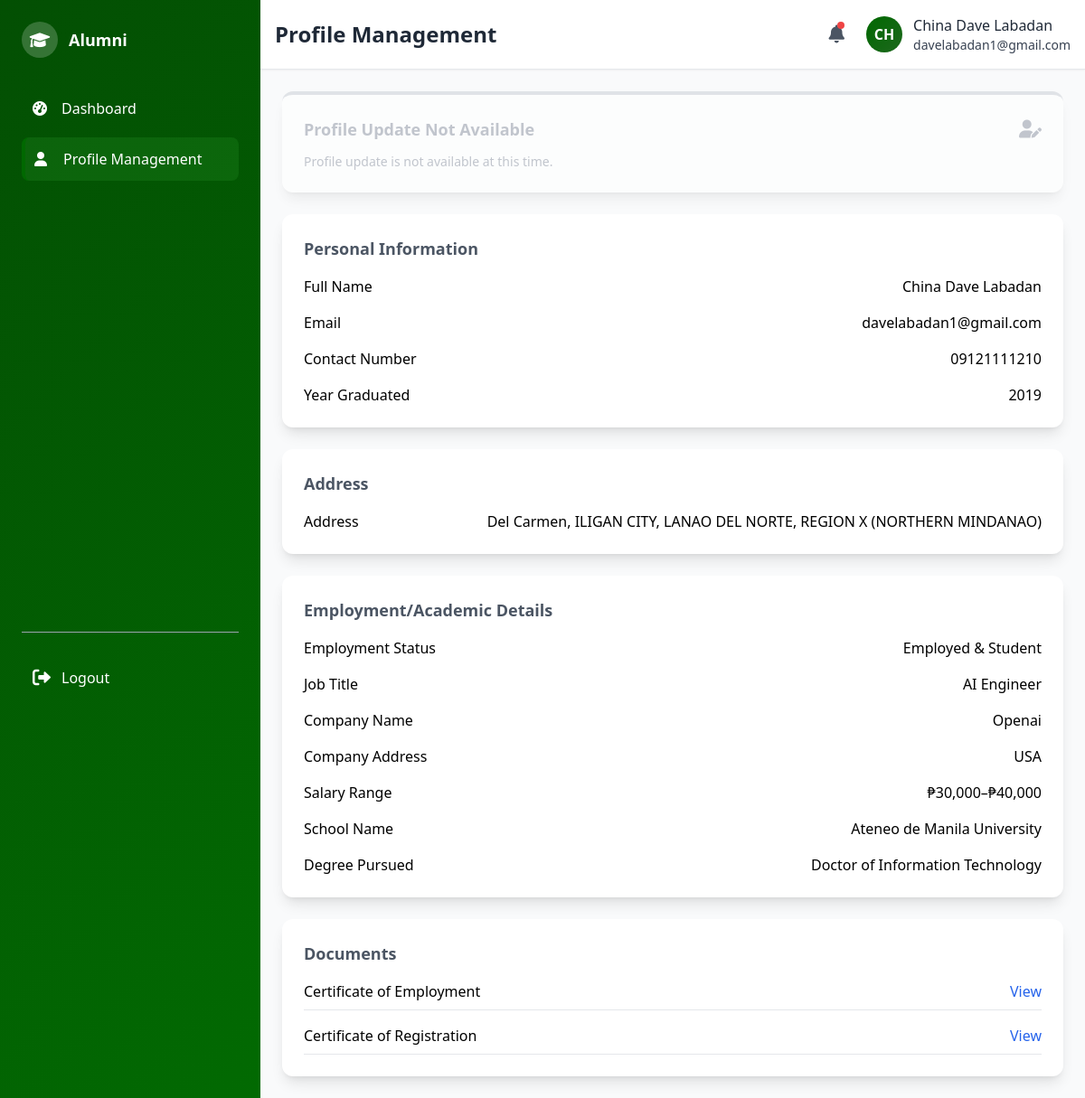
Screenshot of /alumni/alumni_profile.php (signed in) with the database file from the repository.
### tables this page shows
CREATE TABLE `alumni_profile` (
  `user_id` int(11) NOT NULL,
  `address_id` int(11) DEFAULT NULL,
  `first_name` varchar(100) NOT NULL,
  `middle_name` varchar(100) DEFAULT NULL,
  `last_name` varchar(100) NOT NULL,
  `contact_number` varchar(20) NOT NULL,
  `year_graduated` year(4) DEFAULT NULL,
  `employment_status` enum('Employed','Self-Employed','Unemployed','Student','Employed & Student') DEFAULT NULL,
  `photo_path` varchar(255) DEFAULT NULL,
  `last_profile_update` timestamp NULL DEFAULT NULL,
  `submission_status` enum('Pending','Approved','Rejected') DEFAULT 'Pending',
  `rejection_reason` text DEFAULT NULL,
  `rejected_at` timestamp NULL DEFAULT NULL,
  `submitted_at` timestamp NOT NULL DEFAULT current_timestamp()
);

CREATE TABLE `users` (
  `user_id` int(11) NOT NULL,
  `email` varchar(100) NOT NULL,
  `password` varchar(200) NOT NULL,
  `role` enum('admin','alumni') NOT NULL,
  `name` varchar(150) NOT NULL,
  `created_at` timestamp NOT NULL DEFAULT current_timestamp()
);

CREATE TABLE `employment_info` (
  `employment_id` int(11) NOT NULL,
  `user_id` int(11) NOT NULL,
  `job_title_id` int(11) DEFAULT NULL,
  `company_name` varchar(150) DEFAULT NULL,
  `salary_range` enum('Below ₱10,000','₱10,000–₱20,000','₱20,000–₱30,000','₱30,000–₱40,000','₱40,000–₱50,000','Above ₱50,000') DEFAULT NULL,
  `business_type` varchar(255) DEFAULT NULL,
  `company_address` varchar(255) DEFAULT NULL
);

CREATE TABLE `job_titles` (
  `job_title_id` int(11) NOT NULL,
  `title` varchar(150) NOT NULL
);

CREATE TABLE `education_info` (
  `education_id` int(11) NOT NULL,
  `user_id` int(11) NOT NULL,
  `school_name` varchar(255) NOT NULL,
  `degree_pursued` varchar(255) NOT NULL,
  `start_year` year(4) DEFAULT NULL,
  `end_year` year(4) DEFAULT NULL
);

CREATE TABLE `alumni_documents` (
  `doc_id` int(11) NOT NULL,
  `user_id` int(11) NOT NULL,
  `document_type` enum('COR','COE','B_CERT') NOT NULL,
  `file_path` varchar(255) NOT NULL
);

### alumni/alumni_profile.php (the view, shortened to what the rows shown need)
<?php
include("../connect.php");
$user_id = $_SESSION['user_id'];
$page_title = "Profile Management";
$stmt = $conn->prepare("
    SELECT ap.*, u.email,
           tb.barangay_name, tm.municipality_name, tp.province_name, tr.region_name,
           tr.region_id, tp.province_id, tm.municipality_id, tb.barangay_id
    FROM alumni_profile ap
    LEFT JOIN users u ON ap.user_id = u.user_id
    LEFT JOIN address a ON ap.address_id = a.address_id
    LEFT JOIN table_barangay tb ON a.barangay_id = tb.barangay_id
    LEFT JOIN table_municipality tm ON tb.municipality_id = tm.municipality_id
    LEFT JOIN table_province tp ON tm.province_id = tp.province_id
    LEFT JOIN table_region tr ON tp.region_id = tr.region_id
    WHERE ap.user_id = ?
");
$stmt->bind_param("i", $user_id);
$stmt->execute();
$result = $stmt->get_result();
$profile = $result->fetch_assoc() ?: [];
$stmt = $conn->prepare("SELECT ei.*, jt.title AS job_title, ei.business_type FROM employment_info ei LEFT JOIN job_titles jt ON ei.job_title_id = jt.job_title_id WHERE ei.user_id = ?");
$stmt->bind_param("i", $user_id);
$stmt->execute();
$result = $stmt->get_result();
$employment = $result->fetch_assoc() ?: [];
$stmt = $conn->prepare("SELECT * FROM education_info WHERE user_id = ?");
$stmt->bind_param("i", $user_id);
$stmt->execute();
$result = $stmt->get_result();
$education = $result->fetch_assoc() ?: [];
$stmt = $conn->prepare("SELECT document_type, file_path FROM alumni_documents WHERE user_id = ?");
$stmt->bind_param("i", $user_id);
$stmt->execute();
$result = $stmt->get_result();
$docs = $result->fetch_all(MYSQLI_ASSOC);
?>
<div class="space-y-6">
    <?php if (!empty($profile) && ($profile['submission_status'] ?? '') !== 'Rejected'): ?>
        <div class="bg-white p-6 rounded-xl shadow-lg">
            <dl class="grid grid-cols-1 gap-4">
                <?php if (in_array($profile['employment_status'] ?? '', ['Employed', 'Self-Employed', 'Employed & Student'])): ?>
                    <?php if (($profile['employment_status'] ?? '') !== 'Self-Employed'): ?>
                        <div class="flex justify-between">
                            <dt class="font-medium">Job Title</dt>
                            <dd><?php echo htmlspecialchars($employment['job_title'] ?? 'N/A'); ?></dd>
                        </div>
                        <div class="flex justify-between">
                            <dt class="font-medium">Company Name</dt>
                            <dd><?php echo htmlspecialchars($employment['company_name'] ?? 'N/A'); ?></dd>
                        </div>
                        <div class="flex justify-between">
                            <dt class="font-medium">Company Address</dt>
                            <dd><?php echo htmlspecialchars($employment['company_address'] ?? 'N/A'); ?></dd>
                        </div>
                    <?php endif; ?>
                    <div class="flex justify-between">
                        <dt class="font-medium"><?php echo (($profile['employment_status'] ?? '') === 'Self-Employed') ? 'Monthly Income Range' : 'Salary Range'; ?></dt>
                        <dd><?php echo htmlspecialchars($employment['salary_range'] ?? 'N/A'); ?></dd>
                    </div>
                <?php endif; ?>
                <?php if (in_array($profile['employment_status'] ?? '', ['Student', 'Employed & Student'])): ?>
                    <div class="flex justify-between">
                        <dt class="font-medium">School Name</dt>
                        <dd><?php echo htmlspecialchars($education['school_name'] ?? 'N/A'); ?></dd>
                    </div>
                    <div class="flex justify-between">
                        <dt class="font-medium">Degree Pursued</dt>
                        <dd><?php echo htmlspecialchars($education['degree_pursued'] ?? 'N/A'); ?></dd>
                    </div>
                <?php endif; ?>
            </dl>
        </div>
        <div class="bg-white p-6 rounded-xl shadow-lg">
            <?php if (empty($docs)): ?>
                <p class="text-sm text-gray-500">No documents uploaded.</p>
            <?php else: ?>
                <div class="space-y-4">
                    <?php
                    foreach ($docs as $doc):
                        $doc_type_name = $doc['document_type'] === 'COE' ? 'Certificate of Employment' :
                                    ($doc['document_type'] === 'B_CERT' ? 'Business Certificate' :
                                    ($doc['document_type'] === 'COR' ? 'Certificate of Registration' : $doc['document_type']));
                    ?>
                        <div class="flex justify-between items-center border-b pb-2">
                            <span class="font-medium"><?php echo htmlspecialchars($doc_type_name); ?></span>
                            <a href="../<?php echo htmlspecialchars($doc['file_path']); ?>" target="_blank" class="text-blue-600 hover:underline">View</a>
                        </div>
                    <?php endforeach; ?>
                </div>
            <?php endif; ?>
        </div>
    <?php endif; ?>
</div>
<?php
$page_content = ob_get_clean();
include("alumni_format.php");
?>

### alumni/alumni_format.php (shortened to what the rows shown need)
<?php
include("../connect.php");
$user_id = $_SESSION["user_id"];
$stmt = $conn->prepare("
    SELECT ap.first_name, ap.last_name, u.email, u.name as user_name
    FROM users u
    LEFT JOIN alumni_profile ap ON u.user_id = ap.user_id
    WHERE u.user_id = ?
");
$stmt->bind_param("i", $user_id);
$stmt->execute();
$result = $stmt->get_result();
$profile = $result->fetch_assoc() ?: [];
$full_name = 'Alumni';
if (!empty($profile)) {
    if (!empty($profile['first_name']) || !empty($profile['last_name'])) {
        $full_name = trim(
            ($profile['first_name'] ?? '') . ' ' .
            ($profile['last_name'] ?? '')
        );
    } elseif (!empty($profile['user_name'])) {
        $full_name = $profile['user_name'];
    }
}
$page_title = $page_title ?? "Alumni Page";
?>
<!DOCTYPE html>
<html lang="en">
<head>
    <script src="https://cdn.tailwindcss.com"></script>
    <link href="https://cdnjs.cloudflare.com/ajax/libs/font-awesome/6.0.0/css/all.min.css" rel="stylesheet">
    <link rel="stylesheet" href="alumni_format.css">
</head>
<body class="bg-gray-50 min-h-screen flex">
    <aside class="w-72 gradient-bg text-white flex-shrink-0">
        <div class="sidebar-wrapper flex flex-col justify-between">
            <div class="p-6">
                <div class="flex items-center space-x-3 mb-8">
                    <h2 class="font-bold text-lg">Alumni</h2>
                </div>
            </div>
        </div>
    </aside>
    <div class="flex-1 flex flex-col">
        <header class="bg-white shadow-sm border-b p-4">
            <div class="flex items-center justify-between">
                <h1 class="text-2xl font-bold text-gray-800"><?php echo htmlspecialchars($page_title); ?></h1>
                <div class="flex items-center space-x-6">
                    <div class="flex items-center space-x-3">
                        <div class="profile-avatar w-10 h-10 rounded-full flex items-center justify-center text-white font-bold overflow-hidden">
                            <?php
                            $stmt = $conn->prepare("SELECT ap.photo_path, u.name, u.email FROM users u LEFT JOIN alumni_profile ap ON u.user_id = ap.user_id WHERE u.user_id = ?");
                            $stmt->bind_param("i", $user_id);
                            $stmt->execute();
                            $result = $stmt->get_result();
                            $initials = 'AL';
                            $user_email = '';
                            $photo_path = null;
                            if ($row = $result->fetch_assoc()) {
                                $initials = strtoupper(substr(trim($row['name'] ?: 'Alumni'), 0, 2));
                                $user_email = $row['email'];
                                $photo_path = $row['photo_path'];
                            }
                            if ($photo_path && file_exists("../" . $photo_path)) {
                                echo '<img src="../' . htmlspecialchars($photo_path) . '" alt="Profile" class="w-full h-full object-cover">';
                            } else {
                                echo htmlspecialchars($initials);
                            }
                            ?>
                        </div>
                        <div class="hidden md:block">
                            <p class="font-medium text-gray-800"><?php echo htmlspecialchars($full_name); ?></p>
                            <p class="font-medium text-gray-700 text-sm"><?php echo htmlspecialchars($user_email); ?></p>
                        </div>
                    </div>
                </div>
            </div>
        </header>
        <main class="flex-1 p-6 overflow-auto">
            <?php echo $page_content ?? ''; ?>
        </main>
    </div>
</body>
</html>

### rows the page displays
alumni_profile: user_id.name "CH", full_name "China Dave Labadan", user_id.email "davelabadan1@gmail.com"
employment_info: job_title.title "AI Engineer", company_name "Openai", company_address "USA", salary_range "₱30,000–₱40,000"
education_info: school_name "Ateneo de Manila University", degree_pursued "Doctor of Information Technology"
alumni_documents: document_type "Certificate of Employment"
alumni_documents: document_type "Certificate of Registration"

### other values shown
$page_title "Profile Management"
$full_name "China Dave Labadan"
$profile['email'] "davelabadan1@gmail.com"
$profile['contact_number'] "09121111210"
$profile['year_graduated'] "2019"
$profile['employment_status'] "Employed & Student"
